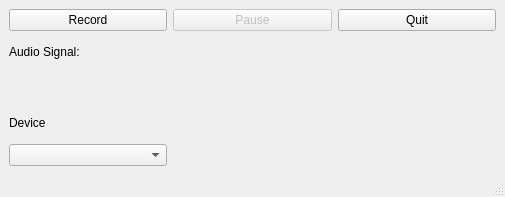
<?xml version="1.0" encoding="UTF-8"?>
<ui version="4.0">
 <class>AudioRecorder</class>
 <widget class="QMainWindow" name="AudioRecorder">
  <property name="geometry">
   <rect>
    <x>0</x>
    <y>0</y>
    <width>505</width>
    <height>197</height>
   </rect>
  </property>
  <property name="windowTitle">
   <string>MainWindow</string>
  </property>
  <widget class="QWidget" name="centralwidget">
   <layout class="QGridLayout" name="gridLayout_3">
    <item row="1" column="0">
     <widget class="QLabel" name="levelLabel">
      <property name="text">
       <string>Audio Signal:</string>
      </property>
     </widget>
    </item>
    <item row="1" column="1" colspan="2">
     <layout class="QVBoxLayout" name="levelsLayout">
      <property name="spacing">
       <number>8</number>
      </property>
     </layout>
    </item>
    <item row="4" column="0">
     <widget class="QLabel" name="label">
      <property name="text">
       <string>Device</string>
      </property>
     </widget>
    </item>
    <item row="0" column="0">
     <widget class="QPushButton" name="recordButton">
      <property name="text">
       <string>Record</string>
      </property>
     </widget>
    </item>
    <item row="0" column="1">
     <widget class="QPushButton" name="pauseButton">
      <property name="enabled">
       <bool>false</bool>
      </property>
      <property name="text">
       <string>Pause</string>
      </property>
     </widget>
    </item>
    <item row="2" column="0" colspan="2">
     <widget class="QLabel" name="statuslabel">
      <property name="text">
       <string/>
      </property>
     </widget>
    </item>
    <item row="0" column="2">
     <widget class="QPushButton" name="exitButton">
      <property name="text">
       <string>Quit</string>
      </property>
     </widget>
    </item>
    <item row="5" column="0">
     <widget class="QComboBox" name="audioDeviceBox"/>
    </item>
   </layout>
  </widget>
  <widget class="QStatusBar" name="statusbar"/>
 </widget>
 <resources/>
 <connections>
  <connection>
   <sender>recordButton</sender>
   <signal>clicked()</signal>
   <receiver>AudioRecorder</receiver>
   <slot>toggleRecord()</slot>
   <hints>
    <hint type="sourcelabel">
     <x>191</x>
     <y>340</y>
    </hint>
    <hint type="destinationlabel">
     <x>113</x>
     <y>317</y>
    </hint>
   </hints>
  </connection>
  <connection>
   <sender>pauseButton</sender>
   <signal>clicked()</signal>
   <receiver>AudioRecorder</receiver>
   <slot>togglePause()</slot>
   <hints>
    <hint type="sourcelabel">
     <x>252</x>
     <y>334</y>
    </hint>
    <hint type="destinationlabel">
     <x>258</x>
     <y>346</y>
    </hint>
   </hints>
  </connection>
 </connections>
 <slots>
  <slot>setOutputLocation()</slot>
  <slot>toggleRecord()</slot>
  <slot>togglePause()</slot>
 </slots>
</ui>
